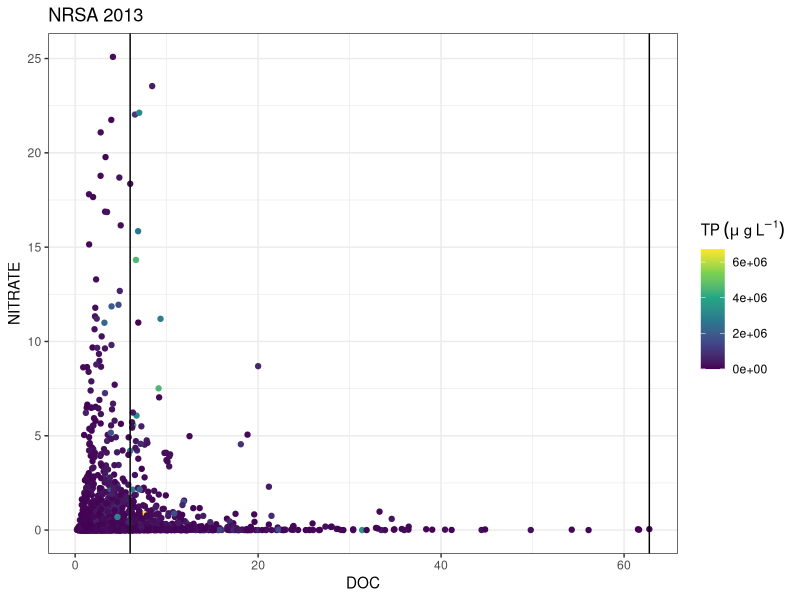
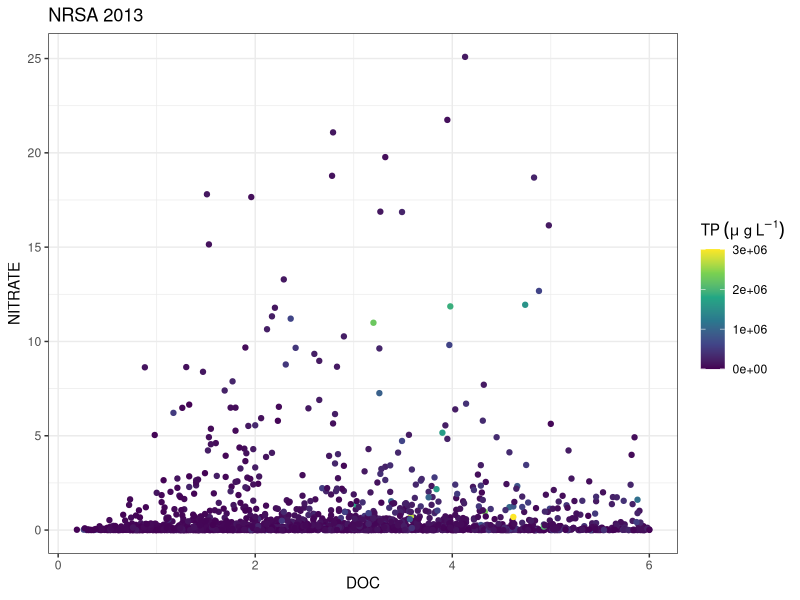
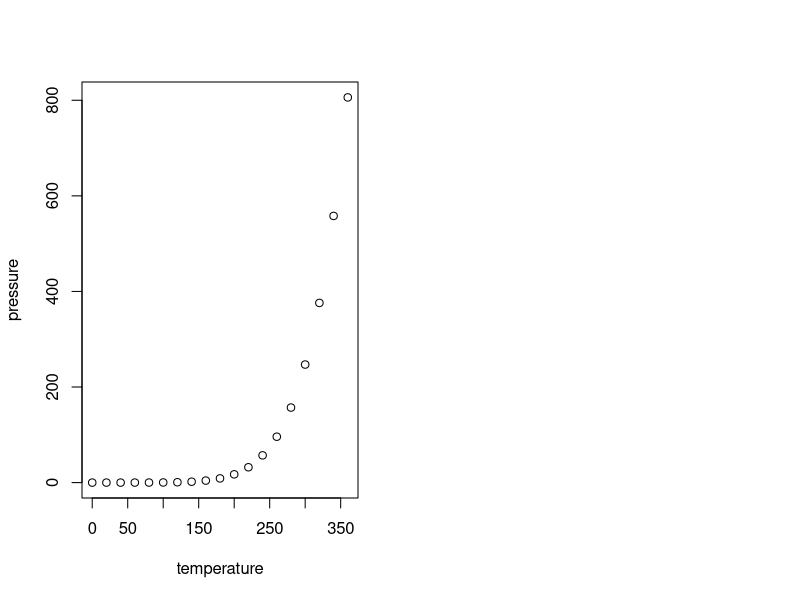

Source code (R) for these figures, in order:
## ---- chunk 1
knitr::opts_chunk$set(echo = TRUE)

library(ggplot2)
library(tidyverse)

setwd("~/STOICH.Aim1/Code/SWulfing")


ggplotRegression <- function (fit) {
  
  require(ggplot2)
  
  ggplot(fit$model, aes_string(x = names(fit$model)[2], y = names(fit$model)[1])) + 
    geom_point() +
    stat_smooth(method = "lm", col = "red") +
    labs(title = paste("Adj R2 = ",signif(summary(fit)$adj.r.squared, 5),
                       "Intercept =",signif(fit$coef[[1]],5 ),
                       " Slope =",signif(fit$coef[[2]], 5),
                       " P =",signif(summary(fit)$coef[2,4], 5)))
}

test_data <- data.frame(read.csv("ChemData_NLArs2013.csv"))
## ---- chunk 2
model_2013 <- lm(NITRATE_N_RESULT~DOC_RESULT, data = test_data)
summary(model_2013)

test_dataLOGS <- test_data %>%
  mutate(log_Nitrate = log(NITRATE_N_RESULT)) %>%
  mutate(log_TP = log(PTL_RESULT)) %>%
  mutate(log_DOC = log(DOC_RESULT))
                                   # Duplicate data
test_dataLOGS$log_Nitrate[is.na(test_dataLOGS$log_Nitrate) | test_dataLOGS$log_Nitrate == "-Inf"] <- NA

quantile(test_dataLOGS$DOC_RESULT)

q4 <- quantile(test_data$DOC_RESULT)[4]
q5 <- quantile(test_data$DOC_RESULT)[5]

lowDOC_data <- test_data %>%
  filter(DOC_RESULT < quantile(test_data$DOC_RESULT)[4])

par(mfrow = c(1,2))
p <- ggplot(test_dataLOGS) +
  geom_point(aes(DOC_RESULT, NITRATE_N_RESULT, color = PTL_RESULT * 1000)) +
  scale_color_viridis_c("TP"~(mu~g~L^-1)) +
  theme_bw() +
  labs(title = "NRSA 2013",
       x = "DOC", y = "NITRATE")
p + geom_vline(aes(xintercept = q4)) + geom_vline(aes(xintercept = q5))


ggplot(lowDOC_data) +
  geom_point(aes(DOC_RESULT, NITRATE_N_RESULT, color = PTL_RESULT * 1000)) +
  scale_color_viridis_c("TP"~(mu~g~L^-1)) +
  theme_bw() +
  labs(title = "NRSA 2013",
       x = "DOC", y = "NITRATE")
## ---- chunk 3
plot(pressure)
